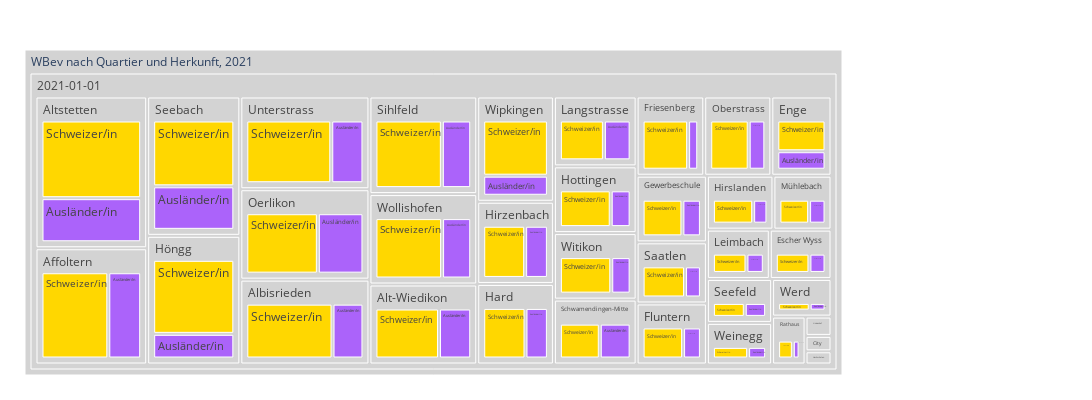

Here is the notebook cell this chart was saved with:
### Code cell
myTitle = "WBev nach Quartier und Herkunft, 2021"

fig = px.treemap(myTreemapAgg.reset_index(), path=[px.Constant(myTitle), 'StichtagDatJahr', 'QuarLang', 'HerkunftLang']
                 , values='sum_WBev'
                 , color='HerkunftLang'
                 ## bei discrete scales (bei Klassen und Strings):                 
                 #, color_discrete_map={'(?)':'lightgrey','EVP':'gold', 'Ausländer/in':'#FF3030', 'PdA':'#EE3B3B', 'Grüne':'#A2CD5A','GLP':'#CAFF70','Die Mitte':'orange','FDP':'#104E8B','AL':'deeppink','SVP':'forestgreen', 'FL ZÜRI':'#8B864E','Volt':'#lightblue' }         
                 , color_discrete_map={'(?)':'lightgrey','Schweizer/in':'gold', 'SP':'#FF3030' }               
                 ## bei continuous scales (bei Zahlenwerten):
                , color_continuous_scale='blues'
                #, color_continuous_midpoint=np.average(df['AnzBestWir'], weights=df['AnzBestWir'])   
                 ,height=400
                 ,width=1100
                )
fig.update_traces(root_color="grey")
fig.update_layout(margin = dict(t=50, l=25, r=250, b=25))
fig.show()

### Figure 1 — Plotly figure (JSON) as saved in the notebook; plotly's stock layout.template omitted (floating-point values rounded to 4 significant figures)
{"data": [{"branchvalues": "total", "customdata": [["Ausländer/in"], ["Ausländer/in"], ["Ausländer/in"], ["Ausländer/in"], ["Ausländer/in"], ["Ausländer/in"], ["Ausländer/in"], ["Schweizer/in"], ["Ausländer/in"], ["Schweizer/in"], ["Schweizer/in"], ["Schweizer/in"], ["Schweizer/in"], ["Schweizer/in"], ["Schweizer/in"], ["Schweizer/in"], ["Schweizer/in"], ["Schweizer/in"], ["Ausländer/in"], ["Ausländer/in"], ["Ausländer/in"], ["Ausländer/in"], ["Ausländer/in"], ["Ausländer/in"], ["Ausländer/in"], ["Ausländer/in"], ["Ausländer/in"], ["Ausländer/in"], ["Ausländer/in"], ["Ausländer/in"], ["Ausländer/in"], ["Ausländer/in"], ["Ausländer/in"], ["Ausländer/in"], ["Schweizer/in"], ["Schweizer/in"], ["Ausländer/in"], ["Schweizer/in"], ["Ausländer/in"], ["Schweizer/in"], ["Schweizer/in"], ["Schweizer/in"], ["Schweizer/in"], ["Schweizer/in"], ["Schweizer/in"], ["Schweizer/in"], ["Schweizer/in"], ["Schweizer/in"], ["Schweizer/in"], ["Schweizer/in"], ["Schweizer/in"], ["Ausländer/in"], ["Ausländer/in"], ["Ausländer/in"], ["Ausländer/in"], ["Ausländer/in"], ["Ausländer/in"], ["Schweizer/in"], ["Schweizer/in"], ["Schweizer/in"], ["Schweizer/in"], ["Schweizer/in"], ["Schweizer/in"], ["Ausländer/in"], ["Ausländer/in"], ["Schweizer/in"], ["Schweizer/in"], ["Schweizer/in"], ["(?)"], ["(?)"], ["(?)"], ["(?)"], ["(?)"], ["(?)"], ["(?)"], ["(?)"], ["(?)"], ["(?)"], ["(?)"], ["(?)"], ["(?)"], ["(?)"], ["(?)"], ["(?)"], ["(?)"], ["(?)"], ["(?)"], ["(?)"], ["(?)"], ["(?)"], ["(?)"], ["(?)"], ["(?)"], ["(?)"], ["(?)"], ["(?)"], ["(?)"], ["(?)"], ["(?)"], ["(?)"], ["(?)"], ["(?)"], ["(?)"], ["(?)"]], "domain": {"x": [0, 1], "y": [0, 1]}, "hovertemplate": "labels=%{label}<br>sum_WBev=%{value}<br>parent=%{parent}<br>id=%{id}<br>HerkunftLang=%{customdata[0]}<extra></extra>", "ids": ["WBev nach Quartier und Herkunft, 2021/2021-01-01/Affoltern/Ausländer/in", "WBev nach Quartier und Herkunft, 2021/2021-01-01/Rathaus/Ausländer/in", "WBev nach Quartier und Herkunft, 2021/2021-01-01/Schwamendingen-Mitte/Ausländer/in", "WBev nach Quartier und Herkunft, 2021/2021-01-01/Weinegg/Ausländer/in", "WBev nach Quartier und Herkunft, 2021/2021-01-01/Werd/Ausländer/in", "WBev nach Quartier und Herkunft, 2021/2021-01-01/Wipkingen/Ausländer/in", "WBev nach Quartier und Herkunft, 2021/2021-01-01/Witikon/Ausländer/in", "WBev nach Quartier und Herkunft, 2021/2021-01-01/Albisrieden/Schweizer/in", "WBev nach Quartier und Herkunft, 2021/2021-01-01/Oerlikon/Ausländer/in", "WBev nach Quartier und Herkunft, 2021/2021-01-01/Alt-Wiedikon/Schweizer/in", "WBev nach Quartier und Herkunft, 2021/2021-01-01/Escher Wyss/Schweizer/in", "WBev nach Quartier und Herkunft, 2021/2021-01-01/Hard/Schweizer/in", "WBev nach Quartier und Herkunft, 2021/2021-01-01/Hirslanden/Schweizer/in", "WBev nach Quartier und Herkunft, 2021/2021-01-01/Lindenhof/Schweizer/in", "WBev nach Quartier und Herkunft, 2021/2021-01-01/Oberstrass/Schweizer/in", "WBev nach Quartier und Herkunft, 2021/2021-01-01/Oerlikon/Schweizer/in", "WBev nach Quartier und Herkunft, 2021/2021-01-01/Schwamendingen-Mitte/Schweizer/in", "WBev nach Quartier und Herkunft, 2021/2021-01-01/Altstetten/Schweizer/in", "WBev nach Quartier und Herkunft, 2021/2021-01-01/Oberstrass/Ausländer/in", "WBev nach Quartier und Herkunft, 2021/2021-01-01/Wollishofen/Ausländer/in", "WBev nach Quartier und Herkunft, 2021/2021-01-01/Lindenhof/Ausländer/in", "WBev nach Quartier und Herkunft, 2021/2021-01-01/Escher Wyss/Ausländer/in", "WBev nach Quartier und Herkunft, 2021/2021-01-01/Alt-Wiedikon/Ausländer/in", "WBev nach Quartier und Herkunft, 2021/2021-01-01/Fluntern/Ausländer/in", "WBev nach Quartier und Herkunft, 2021/2021-01-01/Friesenberg/Ausländer/in", "WBev nach Quartier und Herkunft, 2021/2021-01-01/Gewerbeschule/Ausländer/in", "WBev nach Quartier und Herkunft, 2021/2021-01-01/Hard/Ausländer/in", "WBev nach Quartier und Herkunft, 2021/2021-01-01/Hirslanden/Ausländer/in", "WBev nach Quartier und Herkunft, 2021/2021-01-01/Hirzenbach/Ausländer/in", "WBev nach Quartier und Herkunft, 2021/2021-01-01/Albisrieden/Ausländer/in", "WBev nach Quartier und Herkunft, 2021/2021-01-01/Leimbach/Ausländer/in", "WBev nach Quartier und Herkunft, 2021/2021-01-01/Langstrasse/Ausländer/in", "WBev nach Quartier und Herkunft, 2021/2021-01-01/Höngg/Ausländer/in", "WBev nach Quartier und Herkunft, 2021/2021-01-01/Hottingen/Ausländer/in", "WBev nach Quartier und Herkunft, 2021/2021-01-01/Seefeld/Schweizer/in", "WBev nach Quartier und Herkunft, 2021/2021-01-01/Leimbach/Schweizer/in", "WBev nach Quartier und Herkunft, 2021/2021-01-01/City/Ausländer/in", "WBev nach Quartier und Herkunft, 2021/2021-01-01/Mühlebach/Schweizer/in", "WBev nach Quartier und Herkunft, 2021/2021-01-01/Altstetten/Ausländer/in", "WBev nach Quartier und Herkunft, 2021/2021-01-01/Wipkingen/Schweizer/in", "WBev nach Quartier und Herkunft, 2021/2021-01-01/Rathaus/Schweizer/in", "WBev nach Quartier und Herkunft, 2021/2021-01-01/Werd/Schweizer/in", "WBev nach Quartier und Herkunft, 2021/2021-01-01/Weinegg/Schweizer/in", "WBev nach Quartier und Herkunft, 2021/2021-01-01/Langstrasse/Schweizer/in", "WBev nach Quartier und Herkunft, 2021/2021-01-01/Seebach/Schweizer/in", "WBev nach Quartier und Herkunft, 2021/2021-01-01/Unterstrass/Schweizer/in", "WBev nach Quartier und Herkunft, 2021/2021-01-01/Sihlfeld/Schweizer/in", "WBev nach Quartier und Herkunft, 2021/2021-01-01/Saatlen/Schweizer/in", "WBev nach Quartier und Herkunft, 2021/2021-01-01/Höngg/Schweizer/in", "WBev nach Quartier und Herkunft, 2021/2021-01-01/Gewerbeschule/Schweizer/in", "WBev nach Quartier und Herkunft, 2021/2021-01-01/Hochschulen/Schweizer/in", "WBev nach Quartier und Herkunft, 2021/2021-01-01/Saatlen/Ausländer/in", "WBev nach Quartier und Herkunft, 2021/2021-01-01/Seebach/Ausländer/in", "WBev nach Quartier und Herkunft, 2021/2021-01-01/Seefeld/Ausländer/in", "WBev nach Quartier und Herkunft, 2021/2021-01-01/Sihlfeld/Ausländer/in", "WBev nach Quartier und Herkunft, 2021/2021-01-01/Unterstrass/Ausländer/in", "WBev nach Quartier und Herkunft, 2021/2021-01-01/Hochschulen/Ausländer/in", "WBev nach Quartier und Herkunft, 2021/2021-01-01/Witikon/Schweizer/in", "WBev nach Quartier und Herkunft, 2021/2021-01-01/Affoltern/Schweizer/in", "WBev nach Quartier und Herkunft, 2021/2021-01-01/City/Schweizer/in", "WBev nach Quartier und Herkunft, 2021/2021-01-01/Enge/Schweizer/in", "WBev nach Quartier und Herkunft, 2021/2021-01-01/Fluntern/Schweizer/in", "WBev nach Quartier und Herkunft, 2021/2021-01-01/Friesenberg/Schweizer/in", "WBev nach Quartier und Herkunft, 2021/2021-01-01/Mühlebach/Ausländer/in", "WBev nach Quartier und Herkunft, 2021/2021-01-01/Enge/Ausländer/in", "WBev nach Quartier und Herkunft, 2021/2021-01-01/Hirzenbach/Schweizer/in", "WBev nach Quartier und Herkunft, 2021/2021-01-01/Hottingen/Schweizer/in", "WBev nach Quartier und Herkunft, 2021/2021-01-01/Wollishofen/Schweizer/in", "WBev nach Quartier und Herkunft, 2021/2021-01-01/Affoltern", "WBev nach Quartier und Herkunft, 2021/2021-01-01/Albisrieden", "WBev nach Quartier und Herkunft, 2021/2021-01-01/Alt-Wiedikon", "WBev nach Quartier und Herkunft, 2021/2021-01-01/Altstetten", "WBev nach Quartier und Herkunft, 2021/2021-01-01/City", "WBev nach Quartier und Herkunft, 2021/2021-01-01/Enge", "WBev nach Quartier und Herkunft, 2021/2021-01-01/Escher Wyss", "WBev nach Quartier und Herkunft, 2021/2021-01-01/Fluntern", "WBev nach Quartier und Herkunft, 2021/2021-01-01/Friesenberg", "WBev nach Quartier und Herkunft, 2021/2021-01-01/Gewerbeschule", "WBev nach Quartier und Herkunft, 2021/2021-01-01/Hard", "WBev nach Quartier und Herkunft, 2021/2021-01-01/Hirslanden", "WBev nach Quartier und Herkunft, 2021/2021-01-01/Hirzenbach", "WBev nach Quartier und Herkunft, 2021/2021-01-01/Hochschulen", "WBev nach Quartier und Herkunft, 2021/2021-01-01/Hottingen", "WBev nach Quartier und Herkunft, 2021/2021-01-01/Höngg", "WBev nach Quartier und Herkunft, 2021/2021-01-01/Langstrasse", "WBev nach Quartier und Herkunft, 2021/2021-01-01/Leimbach", "WBev nach Quartier und Herkunft, 2021/2021-01-01/Lindenhof", "WBev nach Quartier und Herkunft, 2021/2021-01-01/Mühlebach", "WBev nach Quartier und Herkunft, 2021/2021-01-01/Oberstrass", "WBev nach Quartier und Herkunft, 2021/2021-01-01/Oerlikon", "WBev nach Quartier und Herkunft, 2021/2021-01-01/Rathaus", "WBev nach Quartier und Herkunft, 2021/2021-01-01/Saatlen", "WBev nach Quartier und Herkunft, 2021/2021-01-01/Schwamendingen-Mitte", "WBev nach Quartier und Herkunft, 2021/2021-01-01/Seebach", "WBev nach Quartier und Herkunft, 2021/2021-01-01/Seefeld", "WBev nach Quartier und Herkunft, 2021/2021-01-01/Sihlfeld", "WBev nach Quartier und Herkunft, 2021/2021-01-01/Unterstrass", "WBev nach Quartier und Herkunft, 2021/2021-01-01/Weinegg", "WBev nach Quartier und Herkunft, 2021/2021-01-01/Werd", "WBev nach Quartier und Herkunft, 2021/2021-01-01/Wipkingen", "WBev nach Quartier und Herkunft, 2021/2021-01-01/Witikon", "WBev nach Quartier und Herkunft, 2021/2021-01-01/Wollishofen", "WBev nach Quartier und Herkunft, 2021/2021-01-01", "WBev nach Quartier und Herkunft, 2021"], "labels": ["Ausländer/in", "Ausländer/in", "Ausländer/in", "Ausländer/in", "Ausländer/in", "Ausländer/in", "Ausländer/in", "Schweizer/in", "Ausländer/in", "Schweizer/in", "Schweizer/in", "Schweizer/in", "Schweizer/in", "Schweizer/in", "Schweizer/in", "Schweizer/in", "Schweizer/in", "Schweizer/in", "Ausländer/in", "Ausländer/in", "Ausländer/in", "Ausländer/in", "Ausländer/in", "Ausländer/in", "Ausländer/in", "Ausländer/in", "Ausländer/in", "Ausländer/in", "Ausländer/in", "Ausländer/in", "Ausländer/in", "Ausländer/in", "Ausländer/in", "Ausländer/in", "Schweizer/in", "Schweizer/in", "Ausländer/in", "Schweizer/in", "Ausländer/in", "Schweizer/in", "Schweizer/in", "Schweizer/in", "Schweizer/in", "Schweizer/in", "Schweizer/in", "Schweizer/in", "Schweizer/in", "Schweizer/in", "Schweizer/in", "Schweizer/in", "Schweizer/in", "Ausländer/in", "Ausländer/in", "Ausländer/in", "Ausländer/in", "Ausländer/in", "Ausländer/in", "Schweizer/in", "Schweizer/in", "Schweizer/in", "Schweizer/in", "Schweizer/in", "Schweizer/in", "Ausländer/in", "Ausländer/in", "Schweizer/in", "Schweizer/in", "Schweizer/in", "Affoltern", "Albisrieden", "Alt-Wiedikon", "Altstetten", "City", "Enge", "Escher Wyss", "Fluntern", "Friesenberg", "Gewerbeschule", "Hard", "Hirslanden", "Hirzenbach", "Hochschulen", "Hottingen", "Höngg", "Langstrasse", "Leimbach", "Lindenhof", "Mühlebach", "Oberstrass", "Oerlikon", "Rathaus", "Saatlen", "Schwamendingen-Mitte", "Seebach", "Seefeld", "Sihlfeld", "Unterstrass", "Weinegg", "Werd", "Wipkingen", "Witikon", "Wollishofen", "2021-01-01", "WBev nach Quartier und Herkunft, 2021"], "marker": {"colors": ["#ab63fa", "#ab63fa", "#ab63fa", "#ab63fa", "#ab63fa", "#ab63fa", "#ab63fa", "gold", "#ab63fa", "gold", "gold", "gold", "gold", "gold", "gold", "gold", "gold", "gold", "#ab63fa", "#ab63fa", "#ab63fa", "#ab63fa", "#ab63fa", "#ab63fa", "#ab63fa", "#ab63fa", "#ab63fa", "#ab63fa", "#ab63fa", "#ab63fa", "#ab63fa", "#ab63fa", "#ab63fa", "#ab63fa", "gold", "gold", "#ab63fa", "gold", "#ab63fa", "gold", "gold", "gold", "gold", "gold", "gold", "gold", "gold", "gold", "gold", "gold", "gold", "#ab63fa", "#ab63fa", "#ab63fa", "#ab63fa", "#ab63fa", "#ab63fa", "gold", "gold", "gold", "gold", "gold", "gold", "#ab63fa", "#ab63fa", "gold", "gold", "gold", "lightgrey", "lightgrey", "lightgrey", "lightgrey", "lightgrey", "lightgrey", "lightgrey", "lightgrey", "lightgrey", "lightgrey", "lightgrey", "lightgrey", "lightgrey", "lightgrey", "lightgrey", "lightgrey", "lightgrey", "lightgrey", "lightgrey", "lightgrey", "lightgrey", "lightgrey", "lightgrey", "lightgrey", "lightgrey", "lightgrey", "lightgrey", "lightgrey", "lightgrey", "lightgrey", "lightgrey", "lightgrey", "lightgrey", "lightgrey", "lightgrey", "lightgrey"]}, "name": "", "parents": ["WBev nach Quartier und Herkunft, 2021/2021-01-01/Affoltern", "WBev nach Quartier und Herkunft, 2021/2021-01-01/Rathaus", "WBev nach Quartier und Herkunft, 2021/2021-01-01/Schwamendingen-Mitte", "WBev nach Quartier und Herkunft, 2021/2021-01-01/Weinegg", "WBev nach Quartier und Herkunft, 2021/2021-01-01/Werd", "WBev nach Quartier und Herkunft, 2021/2021-01-01/Wipkingen", "WBev nach Quartier und Herkunft, 2021/2021-01-01/Witikon", "WBev nach Quartier und Herkunft, 2021/2021-01-01/Albisrieden", "WBev nach Quartier und Herkunft, 2021/2021-01-01/Oerlikon", "WBev nach Quartier und Herkunft, 2021/2021-01-01/Alt-Wiedikon", "WBev nach Quartier und Herkunft, 2021/2021-01-01/Escher Wyss", "WBev nach Quartier und Herkunft, 2021/2021-01-01/Hard", "WBev nach Quartier und Herkunft, 2021/2021-01-01/Hirslanden", "WBev nach Quartier und Herkunft, 2021/2021-01-01/Lindenhof", "WBev nach Quartier und Herkunft, 2021/2021-01-01/Oberstrass", "WBev nach Quartier und Herkunft, 2021/2021-01-01/Oerlikon", "WBev nach Quartier und Herkunft, 2021/2021-01-01/Schwamendingen-Mitte", "WBev nach Quartier und Herkunft, 2021/2021-01-01/Altstetten", "WBev nach Quartier und Herkunft, 2021/2021-01-01/Oberstrass", "WBev nach Quartier und Herkunft, 2021/2021-01-01/Wollishofen", "WBev nach Quartier und Herkunft, 2021/2021-01-01/Lindenhof", "WBev nach Quartier und Herkunft, 2021/2021-01-01/Escher Wyss", "WBev nach Quartier und Herkunft, 2021/2021-01-01/Alt-Wiedikon", "WBev nach Quartier und Herkunft, 2021/2021-01-01/Fluntern", "WBev nach Quartier und Herkunft, 2021/2021-01-01/Friesenberg", "WBev nach Quartier und Herkunft, 2021/2021-01-01/Gewerbeschule", "WBev nach Quartier und Herkunft, 2021/2021-01-01/Hard", "WBev nach Quartier und Herkunft, 2021/2021-01-01/Hirslanden", "WBev nach Quartier und Herkunft, 2021/2021-01-01/Hirzenbach", "WBev nach Quartier und Herkunft, 2021/2021-01-01/Albisrieden", "WBev nach Quartier und Herkunft, 2021/2021-01-01/Leimbach", "WBev nach Quartier und Herkunft, 2021/2021-01-01/Langstrasse", "WBev nach Quartier und Herkunft, 2021/2021-01-01/Höngg", "WBev nach Quartier und Herkunft, 2021/2021-01-01/Hottingen", "WBev nach Quartier und Herkunft, 2021/2021-01-01/Seefeld", "WBev nach Quartier und Herkunft, 2021/2021-01-01/Leimbach", "WBev nach Quartier und Herkunft, 2021/2021-01-01/City", "WBev nach Quartier und Herkunft, 2021/2021-01-01/Mühlebach", "WBev nach Quartier und Herkunft, 2021/2021-01-01/Altstetten", "WBev nach Quartier und Herkunft, 2021/2021-01-01/Wipkingen", "WBev nach Quartier und Herkunft, 2021/2021-01-01/Rathaus", "WBev nach Quartier und Herkunft, 2021/2021-01-01/Werd", "WBev nach Quartier und Herkunft, 2021/2021-01-01/Weinegg", "WBev nach Quartier und Herkunft, 2021/2021-01-01/Langstrasse", "WBev nach Quartier und Herkunft, 2021/2021-01-01/Seebach", "WBev nach Quartier und Herkunft, 2021/2021-01-01/Unterstrass", "WBev nach Quartier und Herkunft, 2021/2021-01-01/Sihlfeld", "WBev nach Quartier und Herkunft, 2021/2021-01-01/Saatlen", "WBev nach Quartier und Herkunft, 2021/2021-01-01/Höngg", "WBev nach Quartier und Herkunft, 2021/2021-01-01/Gewerbeschule", "WBev nach Quartier und Herkunft, 2021/2021-01-01/Hochschulen", "WBev nach Quartier und Herkunft, 2021/2021-01-01/Saatlen", "WBev nach Quartier und Herkunft, 2021/2021-01-01/Seebach", "WBev nach Quartier und Herkunft, 2021/2021-01-01/Seefeld", "WBev nach Quartier und Herkunft, 2021/2021-01-01/Sihlfeld", "WBev nach Quartier und Herkunft, 2021/2021-01-01/Unterstrass", "WBev nach Quartier und Herkunft, 2021/2021-01-01/Hochschulen", "WBev nach Quartier und Herkunft, 2021/2021-01-01/Witikon", "WBev nach Quartier und Herkunft, 2021/2021-01-01/Affoltern", "WBev nach Quartier und Herkunft, 2021/2021-01-01/City", "WBev nach Quartier und Herkunft, 2021/2021-01-01/Enge", "WBev nach Quartier und Herkunft, 2021/2021-01-01/Fluntern", "WBev nach Quartier und Herkunft, 2021/2021-01-01/Friesenberg", "WBev nach Quartier und Herkunft, 2021/2021-01-01/Mühlebach", "WBev nach Quartier und Herkunft, 2021/2021-01-01/Enge", "WBev nach Quartier und Herkunft, 2021/2021-01-01/Hirzenbach", "WBev nach Quartier und Herkunft, 2021/2021-01-01/Hottingen", "WBev nach Quartier und Herkunft, 2021/2021-01-01/Wollishofen", "WBev nach Quartier und Herkunft, 2021/2021-01-01", "WBev nach Quartier und Herkunft, 2021/2021-01-01", "WBev nach Quartier und Herkunft, 2021/2021-01-01", "WBev nach Quartier und Herkunft, 2021/2021-01-01", "WBev nach Quartier und Herkunft, 2021/2021-01-01", "WBev nach Quartier und Herkunft, 2021/2021-01-01", "WBev nach Quartier und Herkunft, 2021/2021-01-01", "WBev nach Quartier und Herkunft, 2021/2021-01-01", "WBev nach Quartier und Herkunft, 2021/2021-01-01", "WBev nach Quartier und Herkunft, 2021/2021-01-01", "WBev nach Quartier und Herkunft, 2021/2021-01-01", "WBev nach Quartier und Herkunft, 2021/2021-01-01", "WBev nach Quartier und Herkunft, 2021/2021-01-01", "WBev nach Quartier und Herkunft, 2021/2021-01-01", "WBev nach Quartier und Herkunft, 2021/2021-01-01", "WBev nach Quartier und Herkunft, 2021/2021-01-01", "WBev nach Quartier und Herkunft, 2021/2021-01-01", "WBev nach Quartier und Herkunft, 2021/2021-01-01", "WBev nach Quartier und Herkunft, 2021/2021-01-01", "WBev nach Quartier und Herkunft, 2021/2021-01-01", "WBev nach Quartier und Herkunft, 2021/2021-01-01", "WBev nach Quartier und Herkunft, 2021/2021-01-01", "WBev nach Quartier und Herkunft, 2021/2021-01-01", "WBev nach Quartier und Herkunft, 2021/2021-01-01", "WBev nach Quartier und Herkunft, 2021/2021-01-01", "WBev nach Quartier und Herkunft, 2021/2021-01-01", "WBev nach Quartier und Herkunft, 2021/2021-01-01", "WBev nach Quartier und Herkunft, 2021/2021-01-01", "WBev nach Quartier und Herkunft, 2021/2021-01-01", "WBev nach Quartier und Herkunft, 2021/2021-01-01", "WBev nach Quartier und Herkunft, 2021/2021-01-01", "WBev nach Quartier und Herkunft, 2021/2021-01-01", "WBev nach Quartier und Herkunft, 2021/2021-01-01", "WBev nach Quartier und Herkunft, 2021/2021-01-01", "WBev nach Quartier und Herkunft, 2021", ""], "root": {"color": "grey"}, "type": "treemap", "values": [8756, 1026, 4784, 1877, 1523, 4404, 3080, 16498, 9295, 11697, 4211, 8256, 5418, 723, 7589, 14585, 6191, 22116, 3277, 6065, 301, 2010, 5934, 2685, 1994, 3041, 4378, 1920, 4536, 5914, 2158, 4464, 6124, 3177, 3512, 4180, 259, 4128, 12549, 12103, 2249, 3051, 3671, 7351, 15978, 17762, 14918, 6394, 18386, 6542, 459, 2394, 10563, 2350, 6598, 6727, 242, 8175, 17798, 558, 6092, 6092, 8963, 2280, 3658, 8355, 8116, 13872, 26554, 22412, 17631, 34665, 817, 9750, 6221, 8777, 10957, 9583, 12634, 7338, 12891, 701, 11293, 24510, 11815, 6338, 1024, 6408, 10866, 23880, 3275, 8788, 10975, 26541, 5862, 21516, 24489, 5548, 4574, 16507, 11255, 19937, 436332, 436332]}], "layout": {"height": 400, "legend": {"tracegroupgap": 0}, "margin": {"b": 25, "l": 25, "r": 250, "t": 50}, "width": 1100}}
